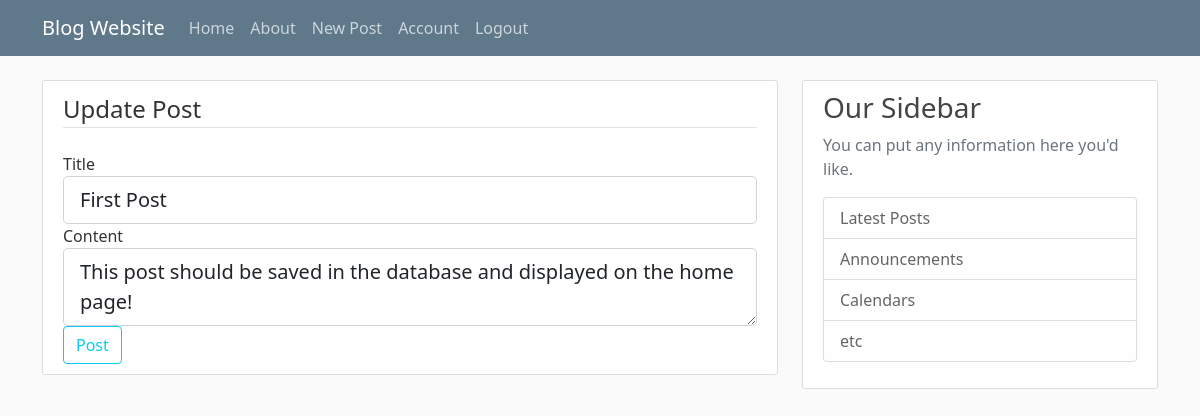
Screenshot of /post/1/update (signed in) with the database file from the repository.
### blogsite/models.py (models this page shows, shortened)
class Post(db.Model):
    id = db.Column(db.Integer, primary_key=True)
    title = db.Column(db.String(100), nullable=False)
    date_posted = db.Column(db.DateTime, nullable=False, default=datetime.utcnow)
    content = db.Column(db.Text, nullable=False)
    user_id = db.Column(db.Integer, db.ForeignKey('user.id'), nullable=False)

### blogsite/routes.py (the view)
@app.route("/post/<int:post_id>/update", methods=['GET','POST'])
@login_required
def update_post(post_id):
    post = Post.query.get_or_404(post_id)
    if post.author != current_user:
        abort(403)
    form = PostForm()
    if form.validate_on_submit():
        post.title = form.title.data
        post.content = form.content.data
        db.session.commit()
        flash('Your post has been updated!', 'success')
        return redirect(url_for('post', post_id=post.id))
    elif request.method == 'GET':
        form.title.data = post.title
        form.content.data = post.content
    return render_template('create_post.html', title='Update Post', form=form, legend='Update Post')

### blogsite/forms.py
class PostForm(FlaskForm):
    title = StringField('Title', validators=[DataRequired()])
    content = TextAreaField('Content', validators=[DataRequired()])
    submit = SubmitField('Post')

### blogsite/models.py (called while the page is built)
@login_manager.user_loader
def load_user(user_id):
    return User.query.get(int(user_id))

### blogsite/templates/create_post.html (shortened to what this page needs)
{% extends "layout.html" %}
{% block content %}
<div class="content-section">
    <form method="POST" action="">
        <fieldset class="form-group">
            <legend class="border-bottom mb-4">{{ legend }}</legend>
            <div class="form-group">
                {{ form.title.label(class="form-control-label") }}
                {% if form.title.errors %}
                    {{ form.title(class="form-control form-control-lg is-invalid") }}
                    <div class="invalid-feedback">
                        {% for error in form.title.errors %}
                            <span>{{ error }}</span>
                        {% endfor %}
                    </div>
                {% else %}
                    {{ form.title(class="form-control form-control-lg") }}
                {% endif %}
            </div>
            <div class="form-group">
                {{ form.content.label(class="form-control-label") }}
                {% if form.content.errors %}
                    {{ form.content(class="form-control form-control-lg is-invalid") }}
                    <div class="invalid-feedback">
                        {% for error in form.content.errors %}
                            <span>{{ error }}</span>
                        {% endfor %}
                    </div>
                {% else %}
                    {{ form.content(class="form-control form-control-lg") }}
                {% endif %}
            </div>
        </fieldset>
        <div class="form-group">
            {{ form.submit(class="btn btn-outline-info") }}
        </div>
    </form>
</div>
{% endblock content %}

### blogsite/static/main.css (style rules this page uses)
body { background: #fafafa; color: #333333; margin-top: 5rem; }
.content-section { background: #ffffff; padding: 10px 20px; border: 1px solid #dddddd; border-radius: 3px; margin-bottom: 20px; }

### rows the page displays
Post: title "First Post", content "This post should be saved in the database and displayed on the home page!"

### other values shown
{{ legend }} "Update Post"
